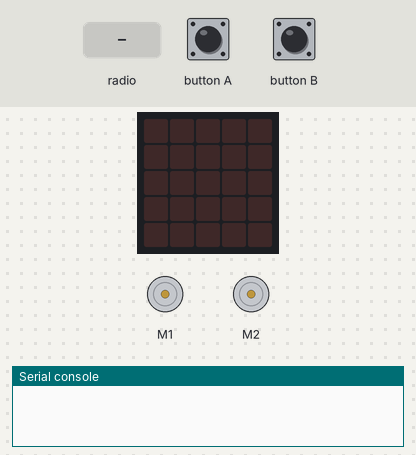
The program below on a simulated BBC micro:bit (MakeCode). Parts: the board's 5×5 LED display, 2 × DC motor (green arrow = forward, orange = backward, longer = faster), the last lines printed to the serial console. Inputs (shaded band) come from the test bench. Random numbers come from a fixed seed; no radio messages arrive unless stated (any console line starting 'radio sent:' is added by the test bench).

Above: at 1.2 s.
1.3 s: button A pressed for 0.15 s
2.9 s: radio message "rock" arrives
At 4.9 s:
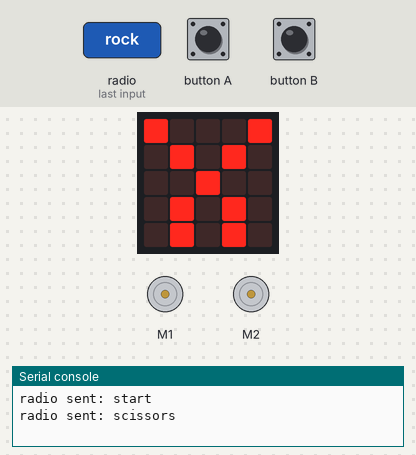
5.8 s: radio message "scissors" arrives
At 8.3 s:
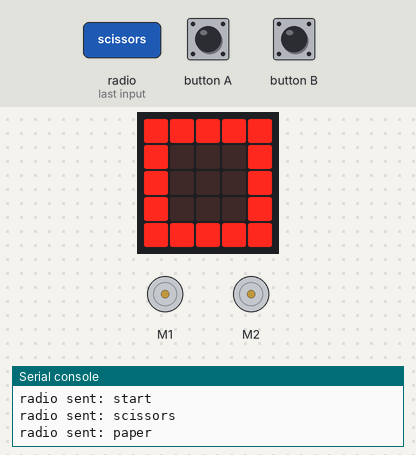
8.7 s: button B pressed for 0.15 s
Timing chart, 0 to 11.3 s (numbered marks = the images above; inputs shaded):
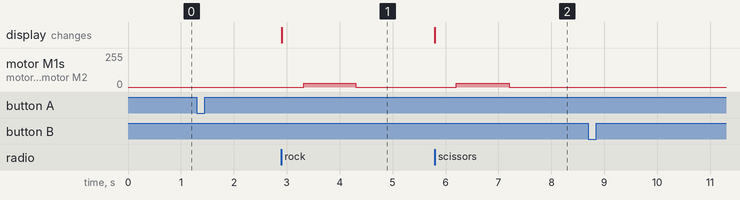

The program:

main.ts
```typescript
function rockpaperscissors () {
    play = randint(1, 3)
    if (play == 1) {
        radio.sendString("scissors")
        basic.showLeds(`
            # . . . #
            . # . # .
            . . # . .
            . # . # .
            . # . # .
            `)
    } else if (play == 2) {
        radio.sendString("rock")
        basic.showLeds(`
            . . . . .
            . # # # .
            . # # # .
            . # # # .
            . . . . .
            `)
    } else {
        radio.sendString("paper")
        basic.showLeds(`
            # # # # #
            # . . . #
            # . . . #
            # . . . #
            # # # # #
            `)
    }
}
function back () {
    maqueen.motorRun(maqueen.Motors.All, maqueen.Dir.CW, 30)
    basic.pause(1000)
    maqueen.motorStop(maqueen.Motors.All)
}
input.onButtonPressed(Button.A, function () {
    radio.sendString("start")
    Flag = 1
})
radio.onReceivedString(function (receivedString) {
    if (Flag == 1) {
        if (receivedString == "next") {
            radio.sendString("start")
        }
        if (receivedString == "scissors") {
            rockpaperscissors()
            if (play == 2) {
                go()
            } else if (play == 3) {
                back()
            }
        } else if (receivedString == "rock") {
            rockpaperscissors()
            if (play == 1) {
                back()
            } else if (play == 3) {
                go()
            }
        } else if (receivedString == "paper") {
            rockpaperscissors()
            if (play == 1) {
                go()
            } else if (play == 2) {
                back()
            }
        }
    }
})
input.onButtonPressed(Button.B, function () {
    radio.sendString("end")
    Flag = 0
})
function go () {
    maqueen.motorRun(maqueen.Motors.All, maqueen.Dir.CW, 30)
    basic.pause(1000)
    maqueen.motorStop(maqueen.Motors.All)
}
let play = 0
let Flag = 0
radio.setGroup(1)
Flag = 0
```

test.ts
```typescript
// 테스트는 여기로 이동합니다; 이 패키지가 확장으로 사용될 때 컴파일되지 않을 것 입니다.
```

Measured:
- after the input at 2.9 s, motor M1, motor M2: stopped → forward 30/255 after 0.42 s, → stopped 0.98 s later; the display: changes at once (image 1)
- after the input at 5.8 s, motor M1, motor M2: stopped → forward 30/255 after 0.40 s, → stopped 1.0 s later; the display: changes at once (image 2)
